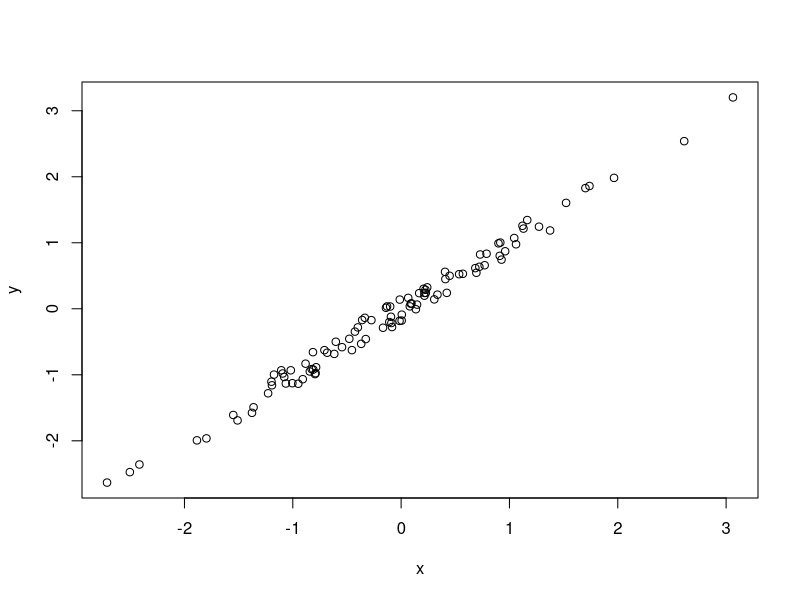
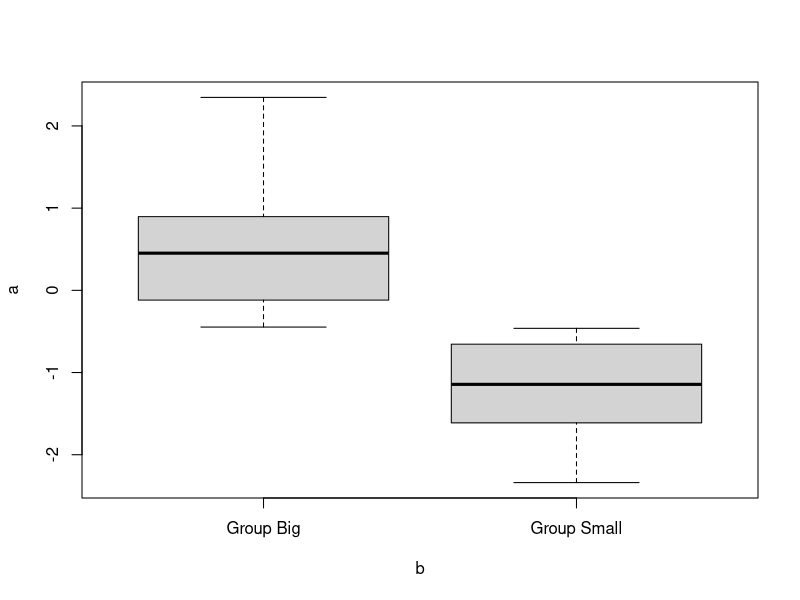

Write R code to recreate these figures, in order.
## ---- chunk 1
x <- rnorm(100)
y <- jitter(x, 1000)
plot(x, y)
## ---- chunk 2
a <- sort(rnorm(100))
b <- c(rep("Group Small", 35), rep("Group Big", 65))
boxplot(a ~ b)
## ---- chunk 3
sessionInfo()
